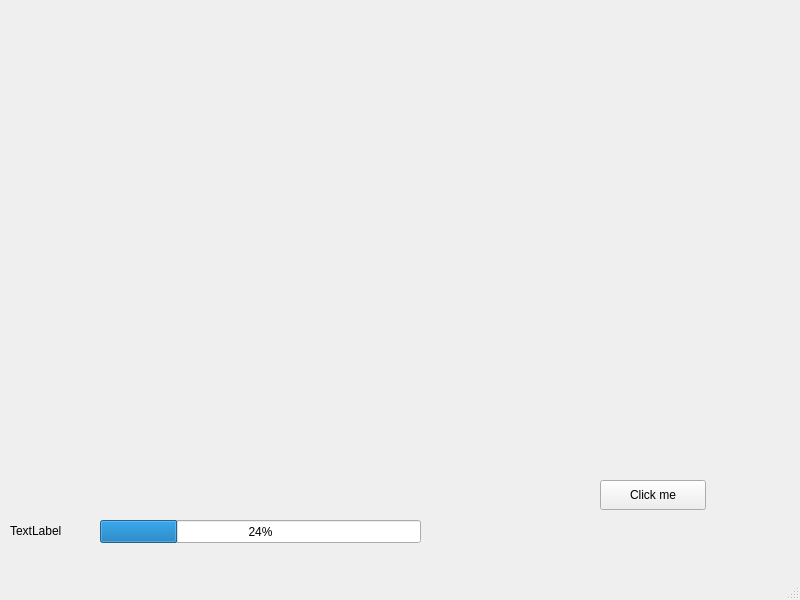
<?xml version="1.0" encoding="UTF-8"?>
<ui version="4.0">
 <class>MainWindow</class>
 <widget class="QMainWindow" name="MainWindow">
  <property name="geometry">
   <rect>
    <x>0</x>
    <y>0</y>
    <width>800</width>
    <height>600</height>
   </rect>
  </property>
  <property name="windowTitle">
   <string>MainWindow</string>
  </property>
  <widget class="QWidget" name="centralwidget">
   <widget class="QPushButton" name="pushButton">
    <property name="geometry">
     <rect>
      <x>600</x>
      <y>480</y>
      <width>106</width>
      <height>30</height>
     </rect>
    </property>
    <property name="text">
     <string>Click me</string>
    </property>
   </widget>
   <widget class="QLabel" name="label">
    <property name="geometry">
     <rect>
      <x>10</x>
      <y>520</y>
      <width>80</width>
      <height>21</height>
     </rect>
    </property>
    <property name="text">
     <string>TextLabel</string>
    </property>
   </widget>
   <widget class="QProgressBar" name="progressBar">
    <property name="geometry">
     <rect>
      <x>100</x>
      <y>520</y>
      <width>321</width>
      <height>23</height>
     </rect>
    </property>
    <property name="value">
     <number>24</number>
    </property>
   </widget>
  </widget>
  <widget class="QMenuBar" name="menubar">
   <property name="geometry">
    <rect>
     <x>0</x>
     <y>0</y>
     <width>800</width>
     <height>26</height>
    </rect>
   </property>
  </widget>
  <widget class="QStatusBar" name="statusbar"/>
 </widget>
 <resources/>
 <connections/>
</ui>
